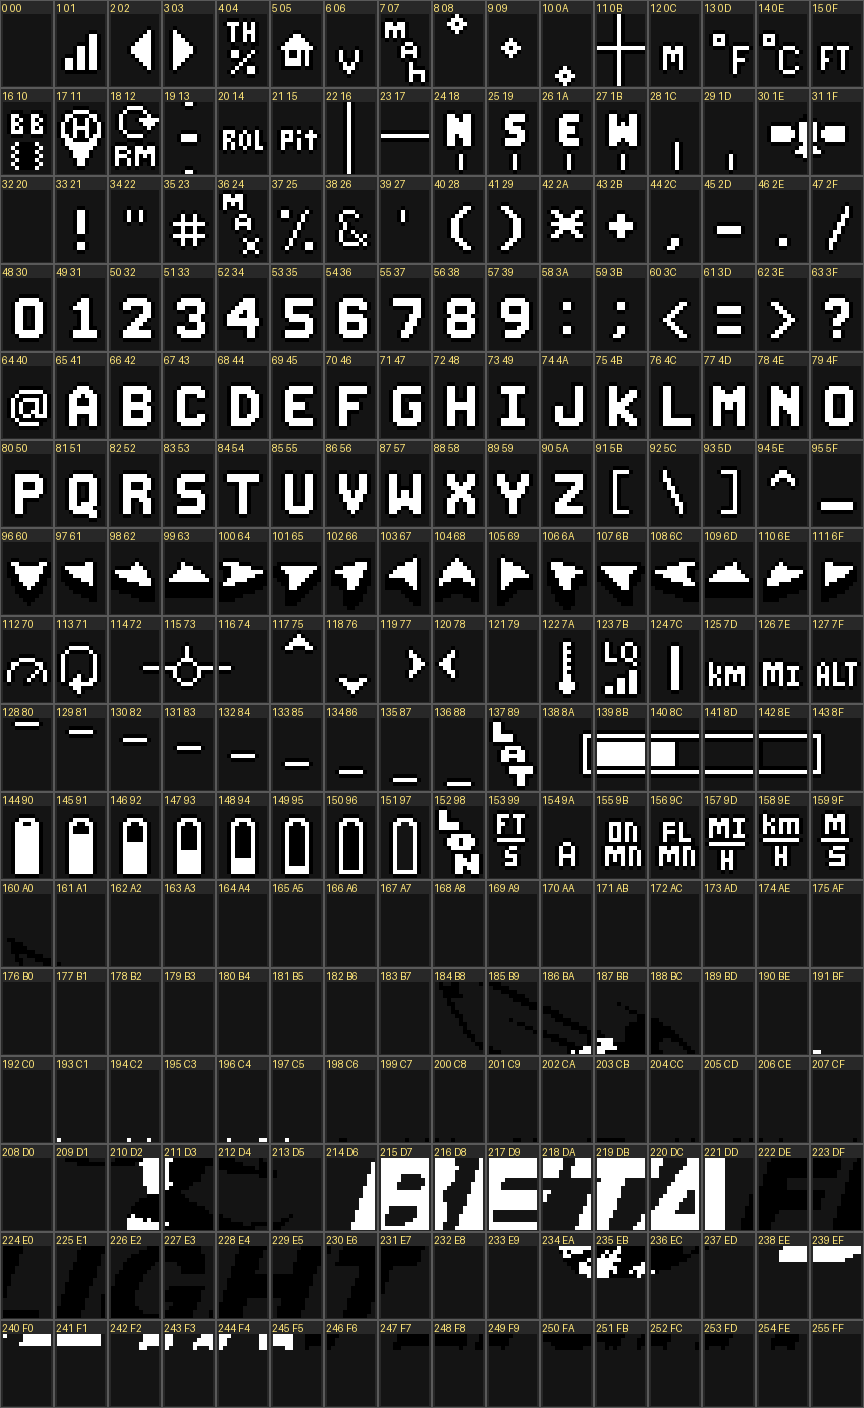

Reproduce this figure in Python.
#!/usr/bin/env python3
"""Контактный лист атласа: каждый глиф крупно + его индекс (dec/hex)."""
from PIL import Image, ImageDraw

GW, GH, GRID = 12, 18, 16
SCALE = 4
PAD_X, PAD_Y = 6, 16  # место под подпись
atlas = Image.open("src/main/resources/assets/wrbdrones/textures/overlay/osd_font.png").convert("RGBA")

cw = GW * SCALE + PAD_X
ch = GH * SCALE + PAD_Y
sheet = Image.new("RGBA", (GRID * cw, GRID * ch), (40, 40, 40, 255))
draw = ImageDraw.Draw(sheet)

for c in range(256):
    sx = (c % GRID) * GW
    sy = (c // GRID) * GH
    glyph = atlas.crop((sx, sy, sx + GW, sy + GH)).resize((GW * SCALE, GH * SCALE), Image.NEAREST)
    # фон под глиф, чтобы прозрачные/белые были видны
    cell_x = (c % GRID) * cw
    cell_y = (c // GRID) * ch
    draw.rectangle([cell_x, cell_y, cell_x + cw - 1, cell_y + ch - 1], outline=(90, 90, 90, 255))
    bg = Image.new("RGBA", glyph.size, (20, 20, 20, 255))
    bg.alpha_composite(glyph)
    sheet.paste(bg, (cell_x + PAD_X // 2, cell_y + PAD_Y - 2))
    draw.text((cell_x + 2, cell_y + 2), f"{c} {c:02X}", fill=(255, 230, 120, 255))

sheet.save("tools/atlas_contact_sheet.png")
print("OK", sheet.size)
